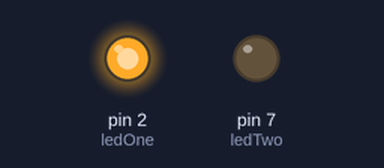
This sketch was run on a simulated Arduino Uno, built with avr-gcc and run on an emulated ATmega328P. On the bench: output pins drawn as LEDs (lit = HIGH).

Above: at 0.5 s.
At 1.2 s:
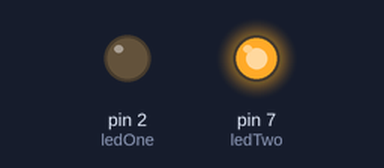
At 2.7 s:
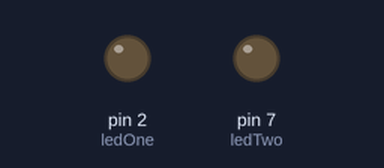
Timing chart, 0 to 5.2 s (numbered marks = the images above):
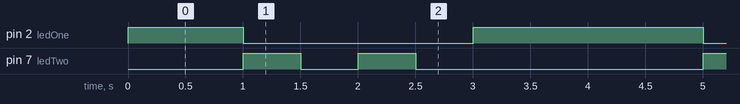

The sketch:

Blinking.ino
```cpp
  int ledOne = 2;
  int ledTwo = 7;

void setup() {
  // put your setup code here, to run once:

   pinMode(ledOne, OUTPUT);
   pinMode(ledTwo, OUTPUT);


}

void loop() {
  // put your main code here, to run repeatedly:
  digitalWrite(ledOne, HIGH);
  delay(1000);
  digitalWrite(ledOne, LOW);
  digitalWrite(ledTwo, HIGH);
  delay(500);
  digitalWrite(ledTwo, LOW);
  delay(500);
  digitalWrite(ledTwo, HIGH);
  delay(500);
  digitalWrite(ledTwo, LOW);
  delay(500);
  digitalWrite(ledOne, HIGH);
  delay(1000);
  digitalWrite(ledOne, LOW);
}
```

Measured:
- by itself, pin 2 (ledOne): repeats every 4.0 s: LOW 2.0 s, HIGH 2.0 s
- by itself, pin 7 (ledTwo): repeats every 4.0 s: LOW 0.50 s, HIGH 0.50 s, LOW 2.5 s, HIGH 0.50 s
- by itself, everything shown: repeats every 4.0 s, in 7 steps
